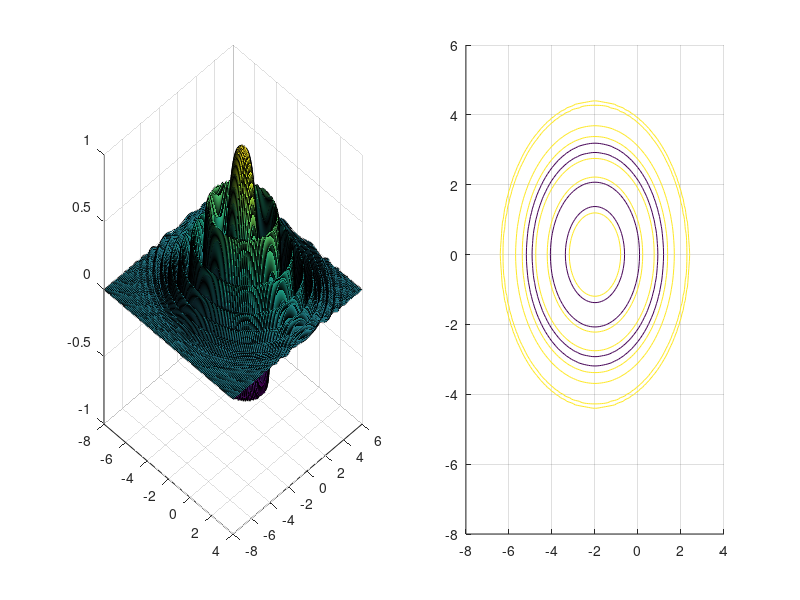

MATLAB code to generate this figure:
clear all;
z = @(x) x(1)^2 + x(2)^2 + 4*x(1) + 4;
costfunc = @(x) exp(-0.1 * z(x))*cos(z(x));
%поиск глобального максимума
X = fminsearch(costfunc, [0, 0]);
%исследование поведения функции в районе экстремума
x1 = -8:0.1:4; x2 = -8:0.1:6;
[X1,X2] = meshgrid(x1,x2);
Z = exp(-0.1 * (X1.^2 + X2.^2 + 4*X1 + 4)).*cos((X1.^2 + X2.^2 + 4*X1 + 4)); 

figure('color','white');
subplot(1,2,1);
grid on; hold on;
surf(X1,X2,Z);
view(45, 30);

subplot(1,2,2);
grid on; hold on;
contour(X1,X2,Z,[X(1) X(2) 20]);

costfunc(X)
